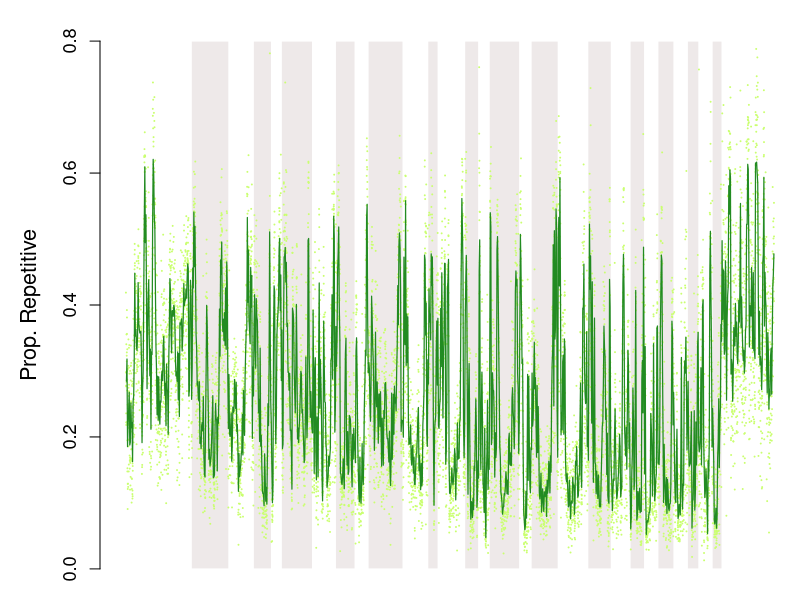

Here is the R script that generated this plot:
options(scipen=999)
require(stats)

x <- 	read.table("colaptes_te_props.txt", sep="\t", header=T, stringsAsFactors=F)
total_windows <- nrow(x)
x <- na.omit(x)

window_size <- 10


# what are the unique chromosomes and their bounding areas for plotting?
chr <- unique(x[,1])
chr_polygons_te <- list()
# make the plotting polygons
for(a in 1:length(chr)) {
	a1 <- rownames(x)[x[,1] == chr[a]]
	a2 <- a1[length(a1)]
	a1 <- a1[1]
	chr_polygons_te[[a]] <- rbind(c(a1, 0), c(a2, 0), c(a2, 0.8), c(a1, 0.8), c(a1, 0))
}

# set up plotting dimensions
par(mfrow=c(1,1))
par(mar=c(0.5,5,1,0))

# plot te
plot(c(-1,-1), ylim=c(0,0.8), xlim=c(1, total_windows), xaxt="n", col="white", bty="n", cex.axis=1.1, cex.lab=1.3, ylab="Prop. Repetitive")
odd <- 0
for(a in 1:length(chr_polygons_te)) {
	if(odd == 1) {
		polygon(chr_polygons_te[[a]], col="snow2", border="white")
		odd <- 0	
	} else {
		odd <- 1
	}
}
# plot
points(rownames(x), x$Prop_TEs, pch=19, cex=0.1, col="darkolivegreen1")	

# sliding windows
total_rep <- c()
place_rep <- c()
sliding_windows <- ceiling(total_windows / window_size)
for(b in 0:sliding_windows) {
	b_rep <- seq(from=(b*window_size - (window_size/2 -1)), to=(b*window_size + (window_size/2)), by=1)
	b_rep <- b_rep[b_rep >= 1 & b_rep <= total_windows]
	b_rep <- b_rep[x[b_rep,1] %in% x[b*window_size,1]]
	b_rep <- na.omit(match(b_rep, rownames(x)))
	total_rep <- c(total_rep, mean(x$Prop_TEs[b_rep]))
	place_rep <- c(place_rep, b*window_size)
}
lines(place_rep, total_rep, lwd=1.2, col="forestgreen")

